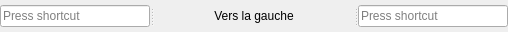
                <widget class="QSplitter" name="splitter_39">
                 <property name="sizePolicy">
                  <sizepolicy hsizetype="Fixed" vsizetype="Fixed">
                   <horstretch>0</horstretch>
                   <verstretch>0</verstretch>
                  </sizepolicy>
                 </property>
                 <property name="minimumSize">
                  <size>
                   <width>502</width>
                   <height>32</height>
                  </size>
                 </property>
                 <property name="orientation">
                  <enum>Qt::Horizontal</enum>
                 </property>
                 <widget class="QKeySequenceEdit" name="_2Player_1_KeyPieceLeftMovement">
                  <property name="sizePolicy">
                   <sizepolicy hsizetype="Fixed" vsizetype="Fixed">
                    <horstretch>0</horstretch>
                    <verstretch>0</verstretch>
                   </sizepolicy>
                  </property>
                  <property name="minimumSize">
                   <size>
                    <width>150</width>
                    <height>32</height>
                   </size>
                  </property>
                  <property name="maximumSize">
                   <size>
                    <width>150</width>
                    <height>32</height>
                   </size>
                  </property>
                 </widget>
                 <widget class="QLabel" name="label_31">
                  <property name="sizePolicy">
                   <sizepolicy hsizetype="Fixed" vsizetype="Fixed">
                    <horstretch>0</horstretch>
                    <verstretch>0</verstretch>
                   </sizepolicy>
                  </property>
                  <property name="minimumSize">
                   <size>
                    <width>200</width>
                    <height>32</height>
                   </size>
                  </property>
                  <property name="maximumSize">
                   <size>
                    <width>200</width>
                    <height>32</height>
                   </size>
                  </property>
                  <property name="text">
                   <string>Vers la gauche</string>
                  </property>
                  <property name="alignment">
                   <set>Qt::AlignCenter</set>
                  </property>
                 </widget>
                 <widget class="QKeySequenceEdit" name="_2Player_2_KeyPieceLeftMovement">
                  <property name="sizePolicy">
                   <sizepolicy hsizetype="Fixed" vsizetype="Fixed">
                    <horstretch>0</horstretch>
                    <verstretch>0</verstretch>
                   </sizepolicy>
                  </property>
                  <property name="minimumSize">
                   <size>
                    <width>150</width>
                    <height>32</height>
                   </size>
                  </property>
                  <property name="maximumSize">
                   <size>
                    <width>150</width>
                    <height>32</height>
                   </size>
                  </property>
                 </widget>
                </widget>
